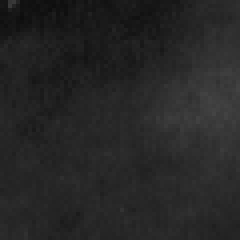
#> input picture Images/Train/0/0002s1_2_0.pgm_1.pgm, 60 x 60 px, found by its file name (shown 4 times larger)
$ python provadenoise.py
#> lines starting #> are read from the running program, lines starting #| are printed output that depends on the picture
from skimage.restoration import denoise_wavelet
from skimage import img_as_float
from matplotlib import pyplot
from PIL import Image
import pywt
import numpy

def threelvldecomp(myim, wavelet):
    """ This function decompose the original image with a Discrete Wavelet Transformation
        using the desired wavelet family up to the third level. It keeps all the details
        coefficient and mask the resulted approximated image in order to enhance the
        visibility of all the details.
    """

    level = 3

    cA, (cH3, cV3, cD3), (cH2, cV2, cD2), (cH1, cV1, cD1) = pywt.wavedec2(myim, wavelet, level=level) # Here I get my approximated image and the relative coefficients

    """ Now, I get the standard deviation for each matrix (image and coefficients).
        The std will act as a treshold so that if abs(value) < 0. --> value = 0.
                                             elif abs(value) > 0. --> value = value
    """
    mult_val = 1.

    ncA = numpy.zeros_like(cA)

    std10 = numpy.std(cH1)*mult_val
    std11 = numpy.std(cV1)*mult_val
    std12 = numpy.std(cD1)*mult_val

    ncH1 = pywt.threshold(cH1, std10, mode = 'hard', substitute = 0.)
    ncV1 = pywt.threshold(cV1, std11, mode = 'hard', substitute = 0.)
    ncD1 = pywt.threshold(cD1, std12, mode = 'hard', substitute = 0.)

    std20 = numpy.std(cH2)*mult_val
    std21 = numpy.std(cV2)*mult_val
    std22 = numpy.std(cD2)*mult_val

    ncH2 = pywt.threshold(cH2, std20, mode = 'hard', substitute = 0.)
    ncV2 = pywt.threshold(cV2, std21, mode = 'hard', substitute = 0.)
    ncD2 = pywt.threshold(cD2, std22, mode = 'hard', substitute = 0.)

    std30 = numpy.std(cH3)*mult_val
    std31 = numpy.std(cV3)*mult_val
    std32 = numpy.std(cD3)*mult_val

    ncH3 = pywt.threshold(cH3, std30, mode = 'hard', substitute = 0.)
    ncV3 = pywt.threshold(cV3, std31, mode = 'hard', substitute = 0.)
    ncD3 = pywt.threshold(cD3, std32, mode = 'hard', substitute = 0.)

    """ To let things be more readable I define new_coeff,
        this is just so that waverec2 (the function needed to reconstruct
        the image from a set of given coefficient) can do what it does.
    """

    new_coeff = ncA, (ncH3, ncV3, ncD3), (ncH2, ncV2, ncD2), (ncH1, ncV1, ncD1)

    mynewim = pywt.waverec2(new_coeff, wavelet)
    mynewim = pywt.threshold(mynewim, 0., mode = 'greater', substitute = 0.)

    return myim, mynewim

image_path = r"C:\Users\feder\Desktop\Computational Methods for Experimental Physics and Data Analysis\IMAGES\Mammography_micro\Train\0\0002s1_2_0.pgm_1.pgm"
myim = Image.open(image_path)
#> myim is the input picture: PIL image 60x60 L; min 13, max 68, mean 38.1
myimfl = img_as_float(myim)
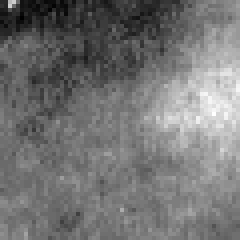
#> myimfl: shape (60, 60) float64 (shown 4 times larger); min 0.051, max 0.267, mean 0.149; drawn with min black and max white

myim2 = denoise_wavelet(myimfl, method='BayesShrink', mode='soft', rescale_sigma='True')

myim, contrastim = threelvldecomp(myim, 'sym2')
#> in threelvldecomp, `std10 = numpy.std(cH1)*mult_val`: std10 = 1.96
#> in threelvldecomp, `std11 = numpy.std(cV1)*mult_val`: std11 = 2.68
#> in threelvldecomp, `std12 = numpy.std(cD1)*mult_val`: std12 = 1.67
#> in threelvldecomp, `ncD1 = pywt.threshold(cD1, std12, mode = 'hard', substitute = 0.)`:
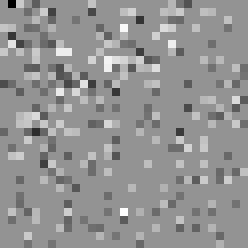
#> ncD1: shape (31, 31) float64 (shown 8 times larger); min -8.24, max 6.01, mean 0.0108; drawn with min black and max white
#> in threelvldecomp, `std20 = numpy.std(cH2)*mult_val`: std20 = 3.47
#> in threelvldecomp, `std21 = numpy.std(cV2)*mult_val`: std21 = 6.38
#> in threelvldecomp, `std22 = numpy.std(cD2)*mult_val`: std22 = 2.31
#> in threelvldecomp, `std30 = numpy.std(cH3)*mult_val`: std30 = 10.54
#> in threelvldecomp, `std31 = numpy.std(cV3)*mult_val`: std31 = 9.92
#> in threelvldecomp, `std32 = numpy.std(cD3)*mult_val`: std32 = 4.35
#> in threelvldecomp, `mynewim = pywt.threshold(mynewim, 0., mode = 'greater', substitute = 0.)`:
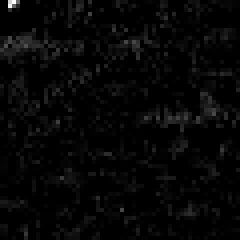
#> mynewim: shape (60, 60) float64 (shown 4 times larger); min 0, max 34.19, mean 0.9; drawn with min black and max white
myim2, contrastim2 = threelvldecomp(myim2, 'sym2')
#> call 2 of threelvldecomp, with wavelet = 'sym2'
#> in threelvldecomp (call 2), `cA, (cH3, cV3, cD3), (cH2, cV2, cD2), (cH1, cV1, cD1) = pywt.wavedec2(..`:
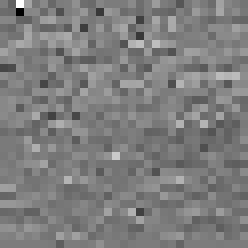
#> cH1: shape (31, 31) float64 (shown 8 times larger); min -0.0337, max 0.035, mean 0.000274; drawn with min black and max white
#> in threelvldecomp (call 2), `cA, (cH3, cV3, cD3), (cH2, cV2, cD2), (cH1, cV1, cD1) = pywt.wavedec2(..`:
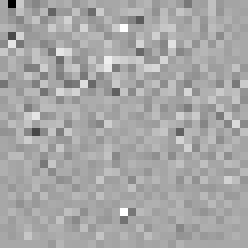
#> cD1: shape (31, 31) float64 (shown 8 times larger); min -0.0266, max 0.0139, mean 1.46e-05; drawn with min black and max white
#> in threelvldecomp (call 2), `std10 = numpy.std(cH1)*mult_val`: std10 = 0.0053
#> in threelvldecomp (call 2), `std11 = numpy.std(cV1)*mult_val`: std11 = 0.00804
#> in threelvldecomp (call 2), `std12 = numpy.std(cD1)*mult_val`: std12 = 0.0032
#> in threelvldecomp (call 2), `ncV1 = pywt.threshold(cV1, std11, mode = 'hard', substitute = 0.)`:
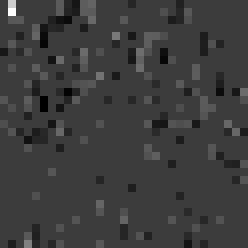
#> ncV1: shape (31, 31) float64 (shown 8 times larger); min -0.0279, max 0.0893, mean 0.000154; drawn with min black and max white
#> in threelvldecomp (call 2), `std20 = numpy.std(cH2)*mult_val`: std20 = 0.0126
#> in threelvldecomp (call 2), `std21 = numpy.std(cV2)*mult_val`: std21 = 0.0238
#> in threelvldecomp (call 2), `std22 = numpy.std(cD2)*mult_val`: std22 = 0.00744
#> in threelvldecomp (call 2), `std30 = numpy.std(cH3)*mult_val`: std30 = 0.0392
#> in threelvldecomp (call 2), `std31 = numpy.std(cV3)*mult_val`: std31 = 0.0374
#> in threelvldecomp (call 2), `std32 = numpy.std(cD3)*mult_val`: std32 = 0.0149

dpi = 96

pyplot.figure(1, figsize=(1200/dpi, 600/dpi), dpi=dpi)
pyplot.subplot(1,2,1)
pyplot.title("Normale")
pyplot.imshow(myim, cmap='gray')
pyplot.tick_params(
    axis='both',
    which='both',
    bottom=False,
    top=False,
    left=False,
    right=False,
    labelbottom=False,
    labelleft=False)
pyplot.colorbar(orientation='horizontal')

pyplot.subplot(1,2,2)
pyplot.title("Normale")
pyplot.imshow(contrastim, cmap='gray')
pyplot.tick_params(
    axis='both',
    which='both',
    bottom=False,
    top=False,
    left=False,
    right=False,
    labelbottom=False,
    labelleft=False)
pyplot.colorbar(orientation='horizontal')

pyplot.figure(2, figsize=(1200/dpi, 600/dpi), dpi=dpi)
pyplot.subplot(1,2,1)
pyplot.title("Denoised")
pyplot.imshow(myim2, cmap='gray')
pyplot.tick_params(
    axis='both',
    which='both',
    bottom=False,
    top=False,
    left=False,
    right=False,
    labelbottom=False,
    labelleft=False)
pyplot.colorbar(orientation='horizontal')

pyplot.subplot(1,2,2)
pyplot.title("Denoised")
pyplot.imshow(contrastim2, cmap='gray')
pyplot.tick_params(
    axis='both',
    which='both',
    bottom=False,
    top=False,
    left=False,
    right=False,
    labelbottom=False,
    labelleft=False)
pyplot.colorbar(orientation='horizontal')

pyplot.show()
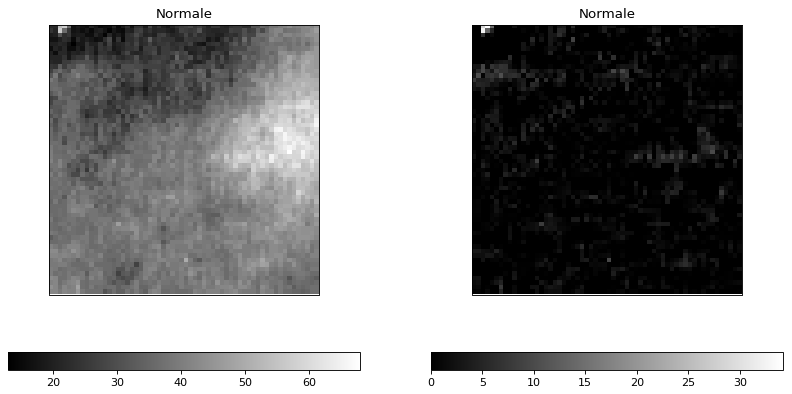
#> figure drawn by matplotlib, 4 panels

$ run again, with Images/Train/0/0002s1_2_0.pgm_2.pgm copied over Images/Train/0/0002s1_2_0.pgm_1.pgm
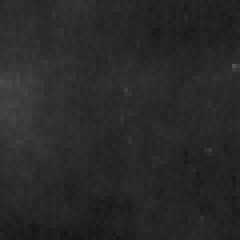
#> input picture Images/Train/0/0002s1_2_0.pgm_2.pgm, 60 x 60 px, found by its file name (shown 4 times larger)
#> myim is the input picture: PIL image 60x60 L; min 21, max 80, mean 40.5
#> std10 = 1.96
#> std11 = 2.52
#> std12 = 1.76
#> std20 = 3.68
#> std21 = 3.76
#> std22 = 2.23
#> std30 = 10.51
#> std31 = 8.32
#> std32 = 3.91
#> std10 = 0.00554
#> std11 = 0.00734
#> std12 = 0.00346
#> in threelvldecomp (call 2), `ncH1 = pywt.threshold(cH1, std10, mode = 'hard', substitute = 0.)`:
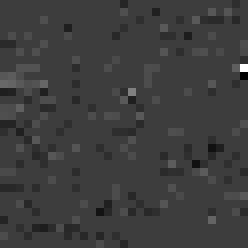
#> ncH1: shape (31, 31) float64 (shown 8 times larger); min -0.0261, max 0.0829, mean 5.76e-05; drawn with min black and max white
#> std20 = 0.0125
#> std21 = 0.0129
#> std22 = 0.00702
#> std30 = 0.0385
#> std31 = 0.0301
#> std32 = 0.0133
#> `pyplot.show()`:
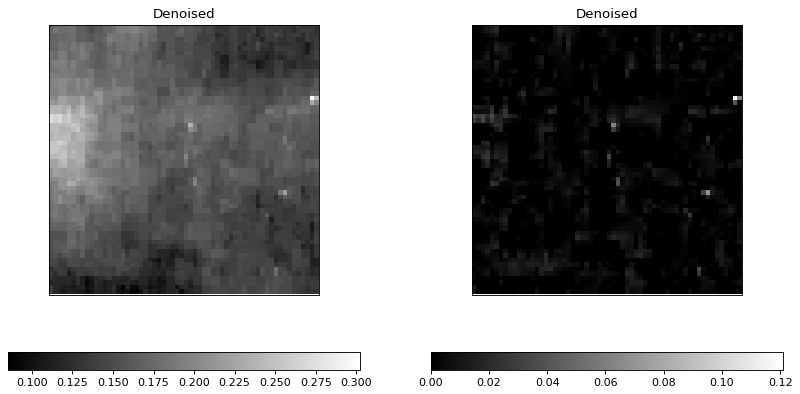
#> figure drawn by matplotlib, 4 panels

$ run again, with Images/Train/0/0002s1_2_0.pgm_3.pgm copied over Images/Train/0/0002s1_2_0.pgm_1.pgm
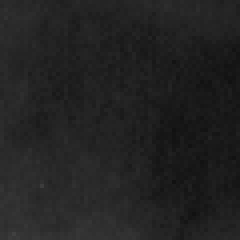
#> input picture Images/Train/0/0002s1_2_0.pgm_3.pgm, 60 x 60 px, found by its file name (shown 4 times larger)
#> myim is the input picture: PIL image 60x60 L; min 17, max 64, mean 34.3
#> std10 = 1.93
#> std11 = 2.58
#> std12 = 1.92
#> std20 = 3
#> std21 = 3.71
#> std22 = 2.33
#> std30 = 6.14
#> std31 = 6.19
#> std32 = 3.89
#> std10 = 0.00338
#> std11 = 0.00424
#> std12 = 0.00123
#> in threelvldecomp (call 2), `ncD1 = pywt.threshold(cD1, std12, mode = 'hard', substitute = 0.)`:
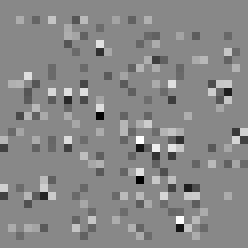
#> ncD1: shape (31, 31) float64 (shown 8 times larger); min -0.00614, max 0.00532, mean -4.3e-06; drawn with min black and max white
#> std20 = 0.00894
#> std21 = 0.0104
#> std22 = 0.00535
#> std30 = 0.0214
#> std31 = 0.02
#> std32 = 0.0102
#> `pyplot.show()`:
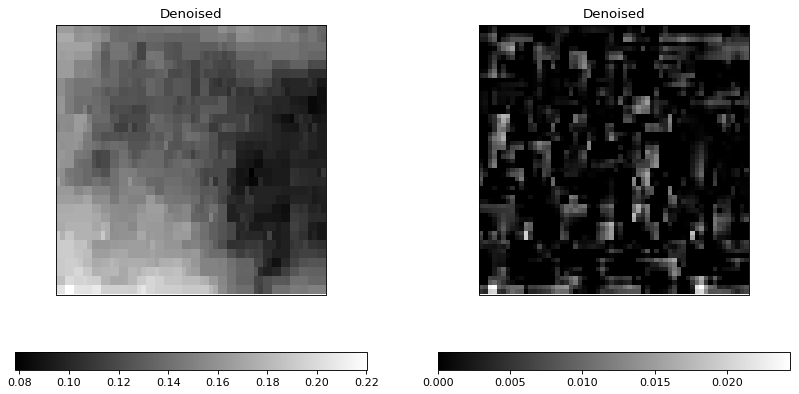
#> figure drawn by matplotlib, 4 panels

$ run again, with Images/Train/0/0002s1_2_0.pgm_4.pgm copied over Images/Train/0/0002s1_2_0.pgm_1.pgm
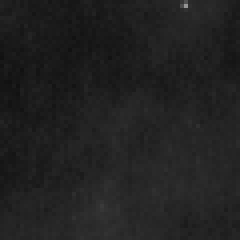
#> input picture Images/Train/0/0002s1_2_0.pgm_4.pgm, 60 x 60 px, found by its file name (shown 4 times larger)
#> myim is the input picture: PIL image 60x60 L; min 17, max 148, mean 33
#> std10 = 2.26
#> std11 = 4.25
#> std12 = 2.15
#> std20 = 3.31
#> std21 = 6.09
#> std22 = 2.54
#> std30 = 7.25
#> std31 = 11.25
#> std32 = 3.64
#> `pyplot.show()`:
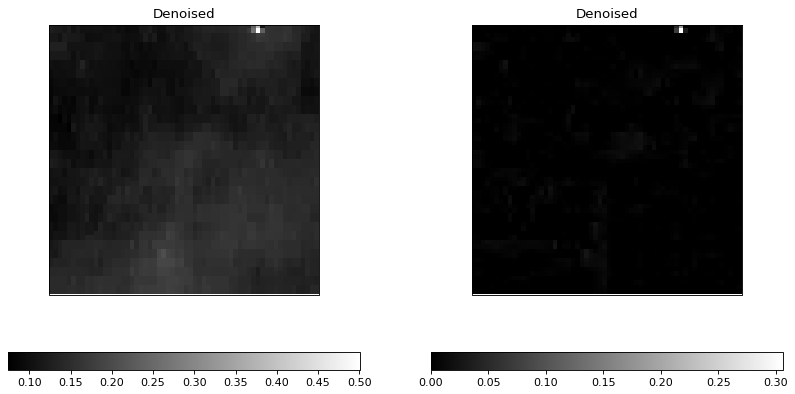
#> figure drawn by matplotlib, 4 panels
